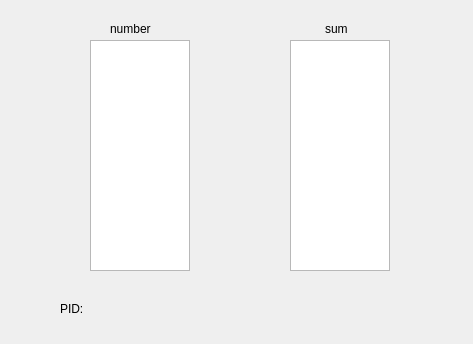
<?xml version="1.0" encoding="UTF-8"?>
<ui version="4.0">
 <class>Add</class>
 <widget class="QWidget" name="Add">
  <property name="geometry">
   <rect>
    <x>0</x>
    <y>0</y>
    <width>473</width>
    <height>344</height>
   </rect>
  </property>
  <property name="windowTitle">
   <string>Add</string>
  </property>
  <widget class="QTextEdit" name="textEdit">
   <property name="geometry">
    <rect>
     <x>90</x>
     <y>40</y>
     <width>100</width>
     <height>231</height>
    </rect>
   </property>
  </widget>
  <widget class="QTextEdit" name="textEdit_2">
   <property name="geometry">
    <rect>
     <x>290</x>
     <y>40</y>
     <width>100</width>
     <height>231</height>
    </rect>
   </property>
  </widget>
  <widget class="QLabel" name="label">
   <property name="geometry">
    <rect>
     <x>110</x>
     <y>20</y>
     <width>60</width>
     <height>17</height>
    </rect>
   </property>
   <property name="text">
    <string>number</string>
   </property>
  </widget>
  <widget class="QLabel" name="label_2">
   <property name="geometry">
    <rect>
     <x>325</x>
     <y>20</y>
     <width>30</width>
     <height>17</height>
    </rect>
   </property>
   <property name="text">
    <string>sum</string>
   </property>
  </widget>
  <widget class="QLabel" name="label_3">
   <property name="geometry">
    <rect>
     <x>60</x>
     <y>300</y>
     <width>67</width>
     <height>17</height>
    </rect>
   </property>
   <property name="text">
    <string>PID:</string>
   </property>
  </widget>
  <widget class="QLabel" name="label_4">
   <property name="geometry">
    <rect>
     <x>110</x>
     <y>300</y>
     <width>67</width>
     <height>17</height>
    </rect>
   </property>
   <property name="text">
    <string/>
   </property>
  </widget>
 </widget>
 <layoutdefault spacing="6" margin="11"/>
 <resources/>
 <connections/>
</ui>
